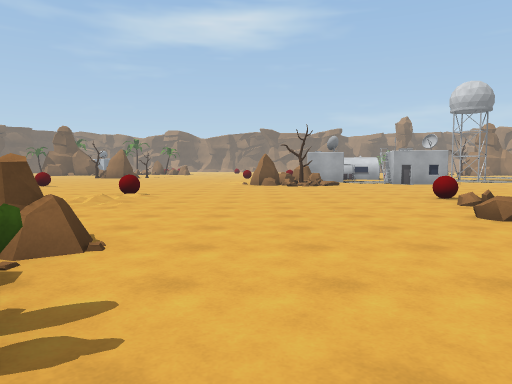
view 1 (above)

24 first-person views from a walk through a scene from a Unity 3-D project. The camera is 1.4 m above the floor, tilts 4° down and sees 70° across. The floor is counted in squares, 2 m on a side. Each view is taken from the middle of a square. On the plan, view 1 faces up. The plan holds only what a view shows up to about 11 squares ahead; the rest is blank. The place goes on beyond the plan. Some animated figures are left out.

view 2
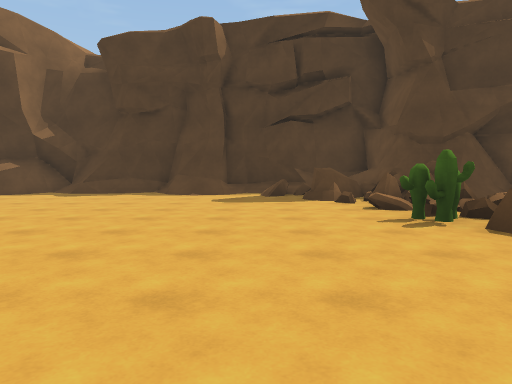

view 3
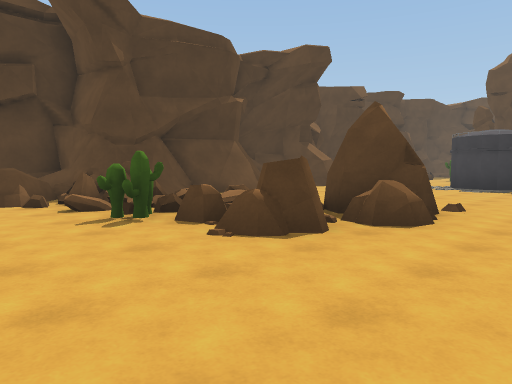

view 4
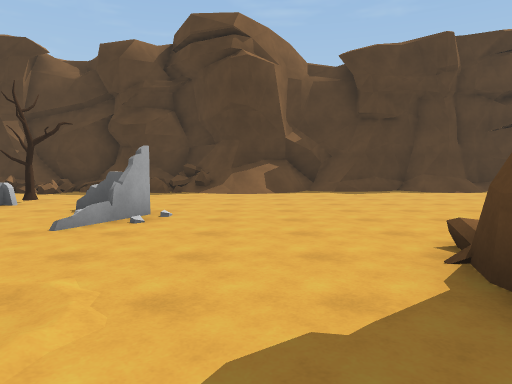

view 5
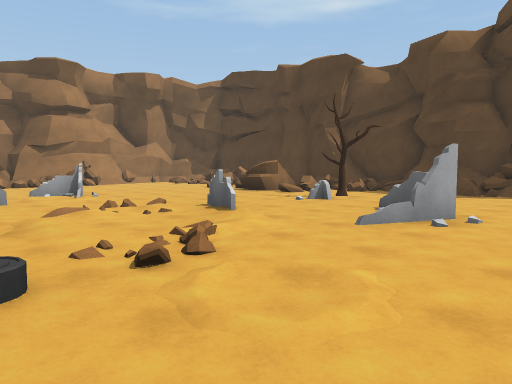

view 6
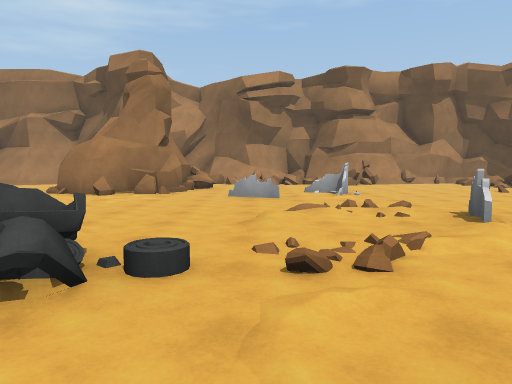

view 7
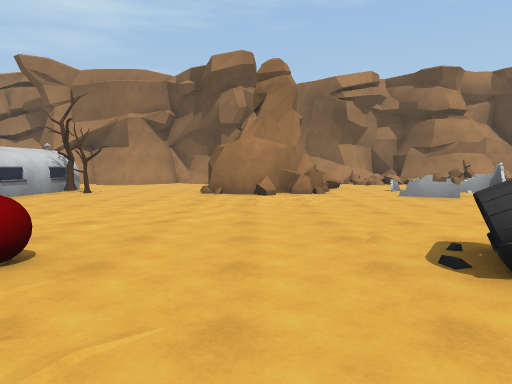

view 8
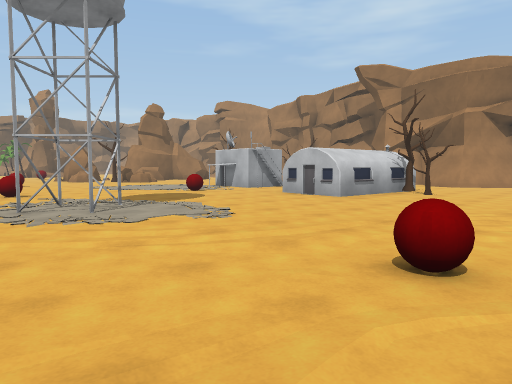

view 9
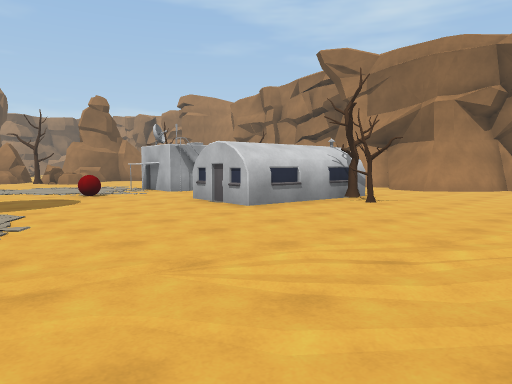

view 10
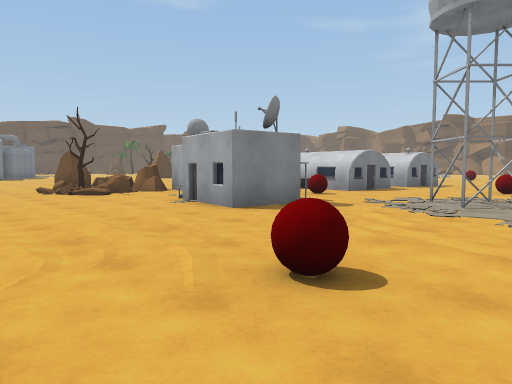

view 11
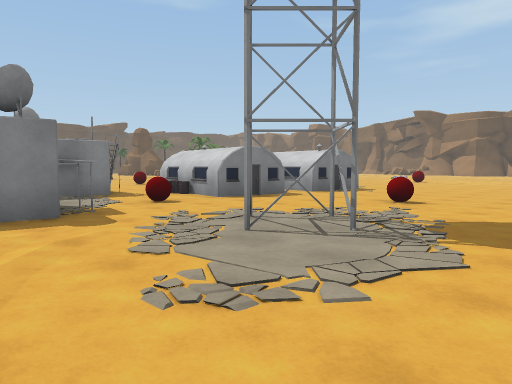

view 12
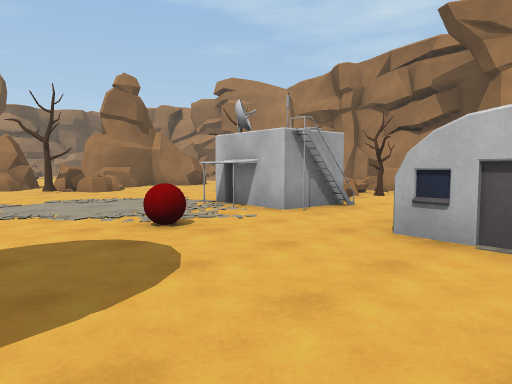

view 13
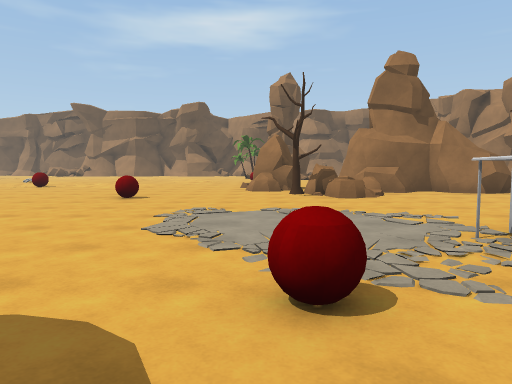

view 14
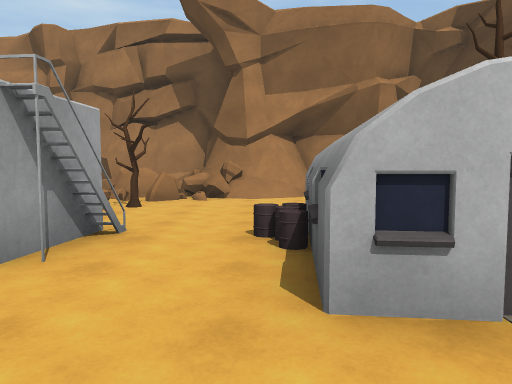

view 15
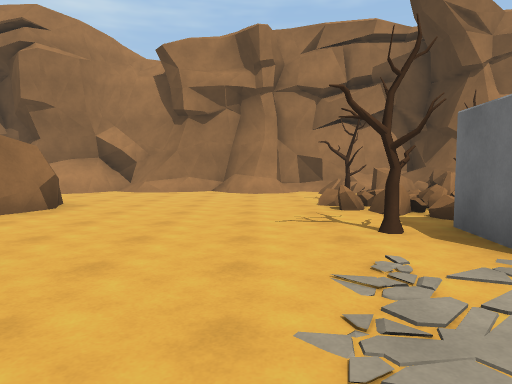

view 16
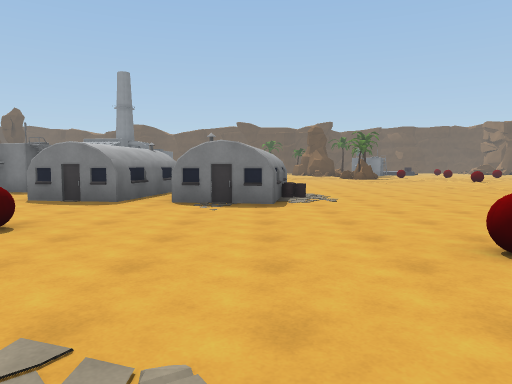

view 17
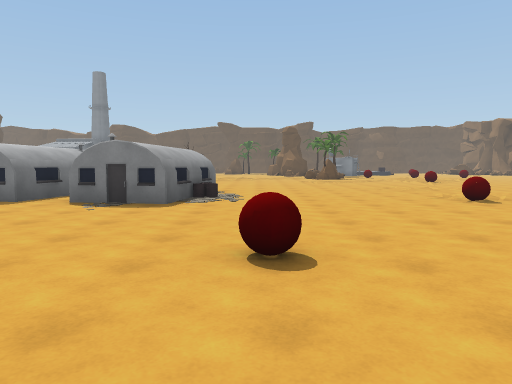

view 18
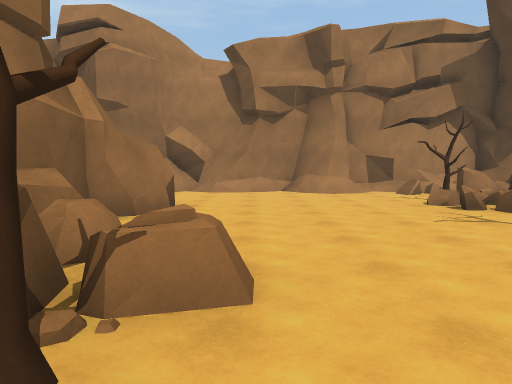

view 19
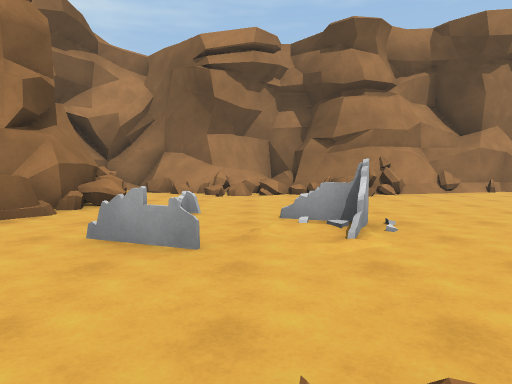

view 20
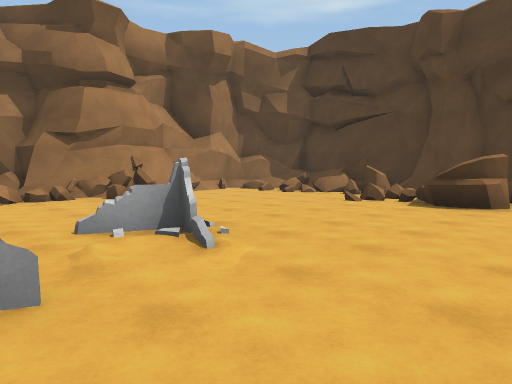

view 21
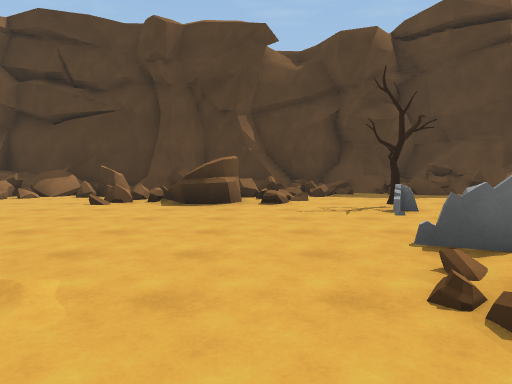

view 22
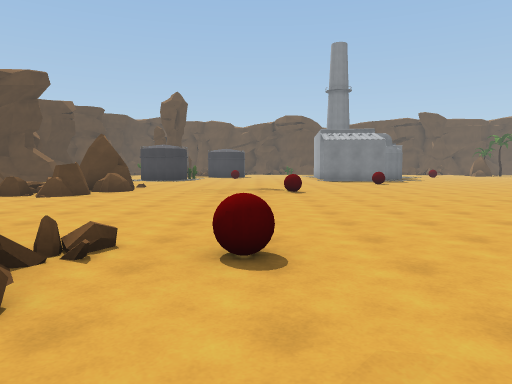

view 23
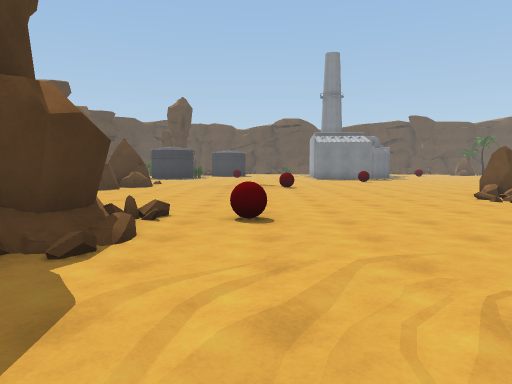

view 24
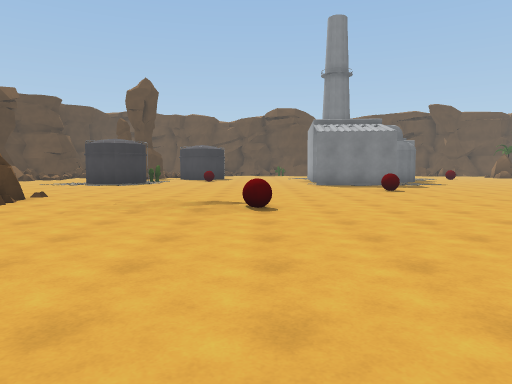

### Floor plan
Key: @ floor where view 1 was taken; # wall or solid block; x gap in a wall; . main floor; : floor 0.25 m higher than the main floor; + floor 0.5 m higher than the main floor; / step, stairs or slope; = window, fence, low wall or low ledge; ^ raised ledge; B red ball; R rock; C cactus; T tree; U building.
Columns run from 8 left of view 1 to 24 right of it. Each row starts with its distance up from view 1.
 30            ....B..    R         #
 29            ...........RR #     //
 28            .............R^####../
 27            ............TRR......#
 26            ........B....R.......#
 25            ..UU.................#
 24             UUUU................#
 23               UU.................
 22              ...........U#T.=T.=#
 21             UUU...B.....UU x=#=^/
 20            UUUU.......B..U#.T.##/
 19            ..U................=#^
 18            U#.B...##......U.../#
 17            UU.....##....UUUU...#
 16 ..        R#U.#U........UUUU..##
 15 ......   RR/.UUU.........TT...##
 14 ........RRT/...U............../##
 13 .B........:..................../#
 12 ...................B........
 11 ..........................#
 10 .........................##
  9  ....B.................../#### =
  8 ...../......B.....^^......//#..=#
  7 ...../............=............=#
  6 ............=##....///..=..=..###
  5 .........../  #..../../.......==#
  4 ...RRR...../  #....////...=...###
  3 ... #RR.....  ......==.........#
  2     #RR...........#...........##
  1     ==CC..........#=...........#
  0      ==+@............T.........##
 -1       =x...............==/=....##
 -2  ###/##^=.............## /#=#=###
 -3    ####==......///==.#===#=#==
 -4       ########/###=#/##########
 -5       #      ##########       #

Where each view was taken, in squares from view 1:
view 1: 0 up, 0 right, facing up
view 2: 6 up, 1 right, facing down
view 3: 6 up, 1 right, facing down-left
view 4: 7 up, 8 right, facing down
view 5: 7 up, 8 right, facing down-right
view 6: 6 up, 8 right, facing right
view 7: 10 up, 8 right, facing right
view 8: 11 up, 8 right, facing up-right
view 9: 11 up, 11 right, facing up-right
view 10: 10 up, 12 right, facing up-left
view 11: 14 up, 13 right, facing up-left
view 12: 16 up, 12 right, facing up-right
view 13: 18 up, 14 right, facing up
view 14: 18 up, 14 right, facing right
view 15: 24 up, 14 right, facing right
view 16: 24 up, 14 right, facing left
view 17: 26 up, 14 right, facing left
view 18: 26 up, 14 right, facing right
view 19: 5 up, 13 right, facing right
view 20: 6 up, 14 right, facing down-right
view 21: 6 up, 15 right, facing down
view 22: 8 up, 7 right, facing left
view 23: 8 up, 9 right, facing left
view 24: 9 up, 3 right, facing left
